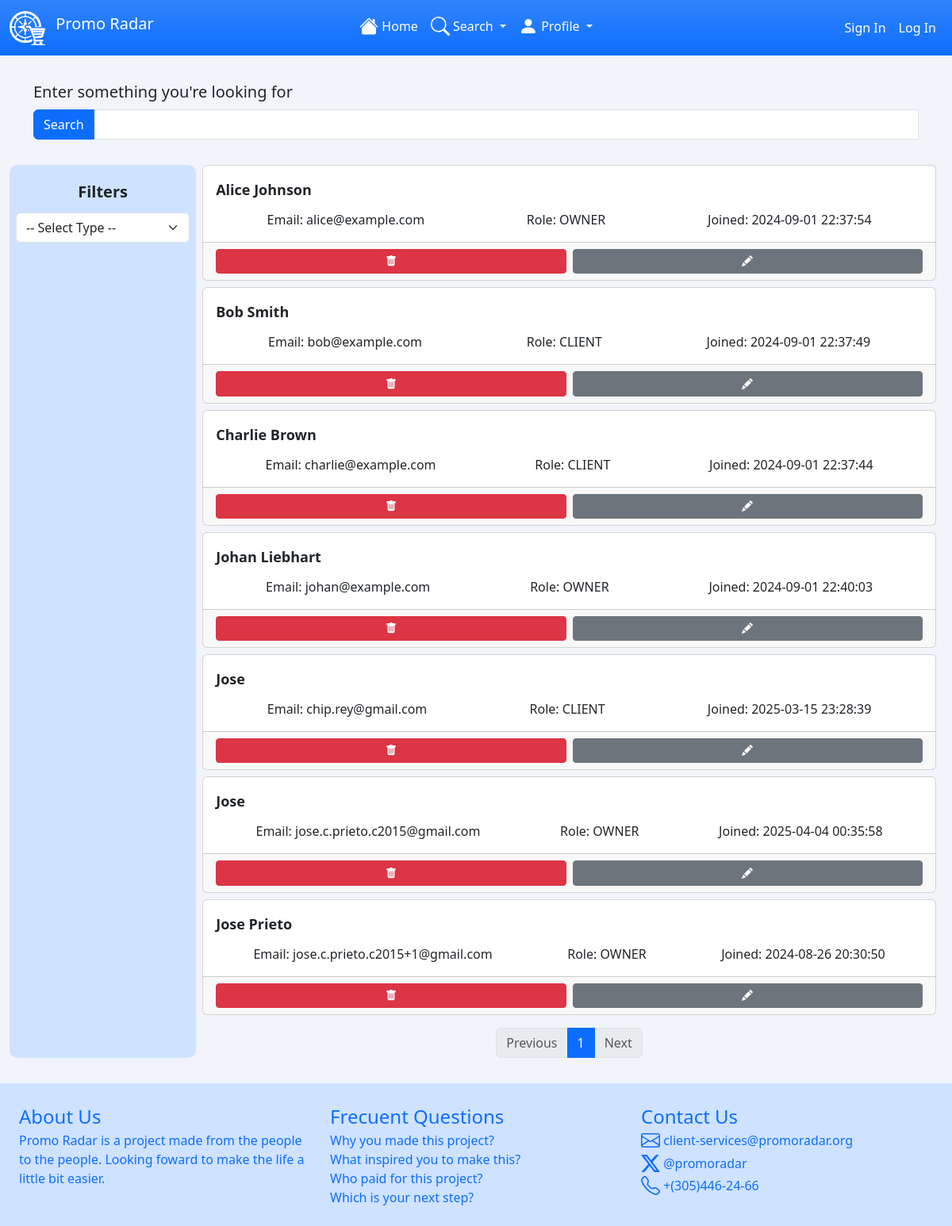
/users/all, run on the app's committed database.
### tables this page shows
CREATE TABLE users (
    created_at TIMESTAMP DEFAULT CURRENT_TIMESTAMP,
     id INTEGER PRIMARY KEY AUTOINCREMENT,
    name TEXT NOT NULL,
    email TEXT UNIQUE,
    password TEXT,
    role TEXT DEFAULT 'CLIENT' CHECK (role IN ('ADMIN', 'OWNER', 'CLIENT')) 
);

### routes/users_route.py (the view)
@users_bp.route("/all", methods=["GET"])
def find_all():
    page = request.args.get("page", None)
    to_json = request.args.get("json", False)
    name = request.args.get("name", "")
    type = request.args.get("type", None)
    [start_pagination, end_pagination] = set_pagination(page)
    [response, count] = get_all(name, type, start_pagination, end_pagination)
    if to_json:
        return jsonify({"data": response, "count": count, "pages": count / 12})
    return render_template(
        "/admin/users_manager.html",
        users=response,
        count=count,
        pages=count / 12,
    )

### helpers.py (called while the page is built)
def set_pagination(page: str | None = None, perPage: int | None = 12):
    if page == None or page == 1 or page == "":
        start_pagination = 0
        end_pagination = perPage
    else:
        start_pagination = (int(page) - 1) * perPage
        end_pagination = start_pagination + perPage
    return [int(start_pagination), int(end_pagination)]

def dict_factory(cursor, row):
    d = {}
    for idx, col in enumerate(cursor.description):
        d[col[0]] = row[idx]
    return d

def like_string(string):
    return "%" + str(string) + "%"

def limit_or_pagination(limited, start_page, end_page):
    if (start_page != None and end_page != None) and not (
        isinstance(start_page, int) and isinstance(end_page, int)
    ):
        raise ValueError("start_page and end_page must be integers.")
    limited_clause = "LIMIT 5" if limited else ""
    pagination_clause = (
        f"LIMIT {int(end_page)} OFFSET {start_page}"
        if start_page is not None and end_page is not None and not limited
        else ""
    )
    return f"{limited_clause} {pagination_clause}"

### templates/admin/users_manager.html (shortened to what this page needs)
{% extends 'base.html' %}
{% block content %}
<form id="search__for" class="tw-flex tw-flex-col tw-w-full"
    onsubmit="event.preventDefault(); return getResults(this);">
    <div class="container tw-mb-4">
        <p class="tw-text-xl tw-mb-2">
            Enter something you're looking for </p>
        <div id="search__input" class="input-group mb-3">
            <button class="btn btn-primary" id="submit__search__button" type="submit">Search</button>
            <input type="text" name="name" value="{{keyword}}" class="form-control">
        </div>
    </div>
    <div class="tw-flex">
        <div id="search__sidebar"
            class="bg-primary-subtle text-color-baseblue p-2 tw-w-1/5 tw-rounded-[10px] tw-min-w-min">
            <p class="tw-text-center tw-text-xl tw-font-semibold tw-m-3">Filters</p>
            <select class="form-select flex-grow" aria-label=".form-select-lg example" name="filter"
                id="filter__options">
                <option value="" selected="selected" disabled>-- Select Type --</option>
            </select>
        </div>
        <div id="search__container" class="tw-w-4/5 px-2">
            <div class="tw-gap-2 tw-flex tw-flex-col" id="search__elements">
                {% for user in users %}
                <div class="card">
                    <div>
                        <div class="card-body tw-flex tw-flex-col tw-gap-1">
                            <p class="card-title tw-text-lg tw-font-semibold">{{user.name}}</p>
                            <div class="tw-flex tw-justify-around">
                                <span>Email: {{user.email}}</span>
                                <span>Role: {{user.role}}</span>
                                <span>Joined: {{user.created_at}}</span>
                            </div>
                        </div>
                    </div>
                    <div class="card-footer tw-flex tw-gap-2">
                        <button type="button" class="btn btn-danger btn-sm tw-w-1/2" onclick="goDelete(event.target)"
                            id="{{user.id}}"><img
                                src="{{ url_for('static', filename='bootstrap-icons/trash-fill.svg') }}" alt="Logo"
                                width="14" height="10" class="d-inline-block text-light mb-1" id="{{user.id}}"></button>
                        <button type="button" class="btn btn-secondary btn-sm tw-w-1/2" id="{{user.id}}"
                            onclick="goEdit(event.target)"><img
                                src="{{ url_for('static', filename='bootstrap-icons/pencil-fill.svg') }}" alt="Logo"
                                width="14" height="10" class="d-inline-block text-light mb-1" id="{{user.id}}"></button>
                    </div>
                </div>
                {% endfor %}
            </div>
            <div id="pagination" class="tw-mt-4"></div>
        </div>
    </div>
</form>
{% endblock %}

### data on the page
users: name "Alice Johnson", email "alice@example.com", role "OWNER", created_at "2024-09-01 22:37:54"
users: name "Bob Smith", email "bob@example.com", role "CLIENT", created_at "2024-09-01 22:37:49"
users: name "Charlie Brown", email "charlie@example.com", role "CLIENT", created_at "2024-09-01 22:37:44"
users: name "Johan Liebhart", email "johan@example.com", role "OWNER", created_at "2024-09-01 22:40:03"
users: name "Jose", email "chip.rey@gmail.com", role "CLIENT", created_at "2025-03-15 23:28:39"
users: name "Jose", email "jose.c.prieto.c2015@gmail.com", role "OWNER", created_at "2025-04-04 00:35:58"
users: name "Jose Prieto", email "jose.c.prieto.c2015+1@gmail.com", role "OWNER", created_at "2024-08-26 20:30:50"
